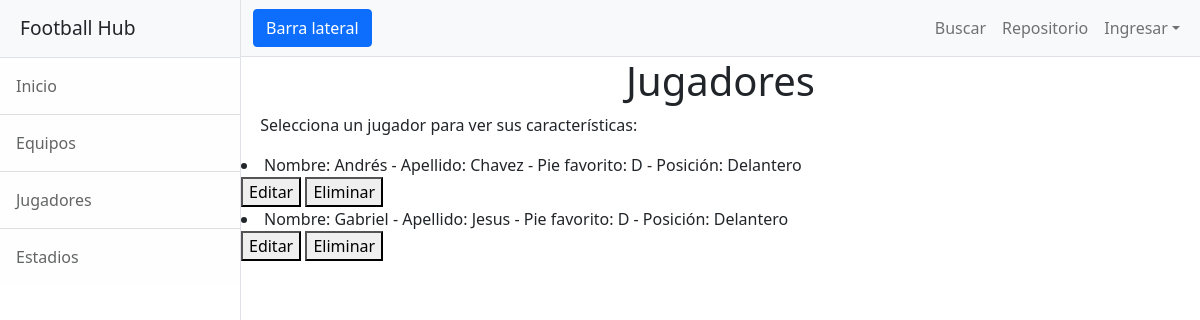
Page /App_fbhub/Jugadores/ on the earlier database version.
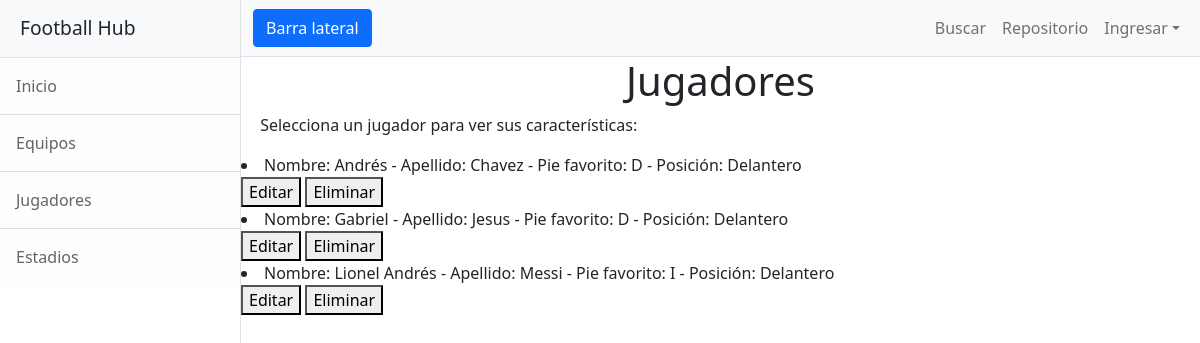
Same page on the later database version.
### App_fbhub/models.py (models this page shows)
class Jugador(models.Model):
    nombre = models.CharField(max_length=40)
    apellido = models.CharField(max_length=40)
    pie_fav = models.CharField(max_length=1)
    posicion = models.CharField(max_length=20)
    def __str__(self):
        return f"Nombre: {self.nombre} - Apellido: {self.apellido} - Pie favorito: {self.pie_fav} - Posición: {self.posicion}"

### App_fbhub/views.py (the view)
# urls.py: path("Jugadores/", views.jugadores, name="Jugadores"),
def jugadores(request):
    jugadores = Jugador.objects.all()
    context = {"jugadores":jugadores}
    return render(request, "../templates/jugadores.html", context)

### App_fbhub/templates/jugadores.html
{% extends "padre.html" %}
{% load static %}
{% block changed_content  %}
<h1 style="display: flex; justify-content: center;"> Jugadores </h1>
<p style="margin-left: 2%;"> Selecciona un jugador para ver sus características: </p>
    {% for i in jugadores %}
        <li>{{i}}</li>
        <button><a href="{% url 'EditarJugador' i.nombre %}"></a>Editar</button>
        <button><a href="{% url 'Eliminar' i.nombre %}"></a>Eliminar</button>
    {% endfor %}
{% endblock %}

Differences in the rows shown:
added Jugador: nombre+apellido+pie_fav "Nombre: Lionel Andrés - Apellido: Messi - Pie favorito: I - Posición: Delantero"
